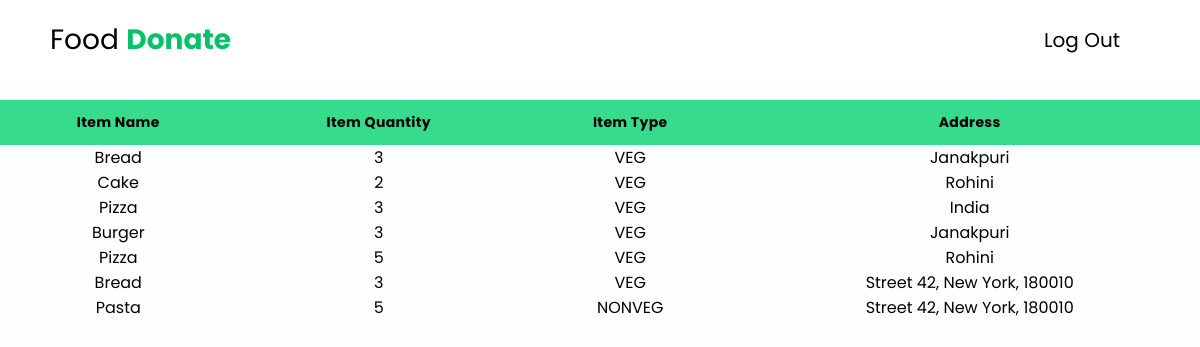
The page /user (signed in) on the database its author committed.
### tables this page shows
CREATE TABLE "food_item" (
	"id"	INTEGER,
	"food_name"	TEXT,
	"donor_id"	INTEGER,
	"quantity"	INTEGER,
	"timing"	TEXT DEFAULT CURRENT_TIMESTAMP,
	"type"	TEXT,
	"address"	TEXT,
	PRIMARY KEY("id")
);

### app.py (the view)
@app.route("/user")
def takefood():
    try:
        rows = db.execute("SELECT * from food_item;")
        return render_template("foodtake.html",values=rows)
    except:
        pass
    return render_template("login.html")

### app.py (called while the page is built)
@app.after_request
def after_request(response):
    response.headers["Cache-Control"] = "no-cache, no-store, must-revalidate"
    response.headers["Expires"] = 0
    response.headers["Pragma"] = "no-cache"
    return response

### templates/foodtake.html (shortened to what this page needs)
<!DOCTYPE html>
<html lang="en">
<head>
    <link rel="stylesheet" href="../static/loginstyle.css">
    <link rel="stylesheet" href="../static/home.css">
    <link rel="stylesheet" href="../static/profile.css">
    <link rel="stylesheet" href="path/to/font-awesome/css/font-awesome.min.css">
    <link rel="stylesheet" href="https://cdnjs.cloudflare.com/ajax/libs/font-awesome/6.2.1/css/all.min.css">
    <link rel="stylesheet" href="https://cdn.jsdelivr.net/npm/bootstrap-icons@1.3.0/font/bootstrap-icons.css" />
</head>
<body>
  <header>
    <div class="logo">Food <b style="color: #06C167;">Donate</b></div>
    <nav class="nav-bar">
        <ul>
          {% if session["user_id"] %}
            <li><a href="/logout" >Log Out</a></li>
          {% endif %}
        </ul>
    </nav>
</header>
       <div class="table-container">
         <div class="table-wrapper">
        <table class="table">
        <thead>
        <tr>
            <th>Item Name</th>
            <th>Item Quantity</th>
            <th>Item Type</th>
            <th>Address</th>
        </tr>
        </thead>
       <tbody>
      <tbody>
          {% for value in values %}
            <tr>
                  <td scope="row" style="text-align: center;">{{ value.food_name }}</td>
                  <td scope="row" style="text-align: center;">{{ value.quantity }}</td>
                  <td scope="row" style="text-align: center;">{{ value.type.upper() }}</td>
                  <td scope="row" style="text-align: center;">{{ value.address }}</td>
            </tr>
          {% endfor %}
        </tbody>
    </table>
         </div>
   </div>
</body>
</html>

### static/loginstyle.css (style rules this page uses)
body { background-image: url(""); font-family: 'Open Sans', sans-serif; background-color: #06C167; }
.logo { text-align: center; font-size: 22px; color:black; }

### static/home.css (style rules this page uses)
:root { --navcolor:white; --navfont:black; --green:#06C167; --box-shadow:0 .5rem 1rem rgba(0,0,0.1) }
* { margin: 0; padding: 0; list-style: none; text-decoration: none; box-sizing: border-box; font-family: 'Poppins', sans-serif; }
body { background-color: #fefefe; }
header { width: 100%; height: 80px; background-color: var(--navcolor); display: flex; justify-content: space-between; align-items: center; padding: 0 100px; }
.logo { font-size: 28px; color:var(--navfont); }
.nav-bar ul { display: flex; }
.nav-bar ul li a { display: block; color: var(--navfont); font-size: 20px ; padding:10px 25px; border-radius: 50px; transition: 0.2s; margin: 0 5px; }
@media only screen and (max-width:1320px) { header { padding:0 50px; } }

### static/profile.css (style rules this page uses)
.table-container { padding: 0 ; margin: 20px auto 10px; box-shadow: ; }
.table { width: 100%; border-collapse:separate; border-spacing: 0px; }
th { position:sticky; top:0px; background-color: #37db8c; }
.table-wrapper { max-height: 50%; overflow-y: scroll; }
.table thead tr th { font-size: 14px; font-weight: medium; letter-spacing: 0.35px; opacity: 1; padding: 12px; vertical-align: top; }

### rows shown on the page
food_item: food_name "Bread", quantity "3", type "VEG", address "Janakpuri"
food_item: food_name "Cake", quantity "2", type "VEG", address "Rohini"
food_item: food_name "Pizza", quantity "3", type "VEG", address "India"
food_item: food_name "Burger", quantity "3", type "VEG", address "Janakpuri"
food_item: food_name "Pizza", quantity "5", type "VEG", address "Rohini"
food_item: food_name "Bread", quantity "3", type "VEG", address "Street 42, New York, 180010"
food_item: food_name "Pasta", quantity "5", type "NONVEG", address "Street 42, New York, 180010"
